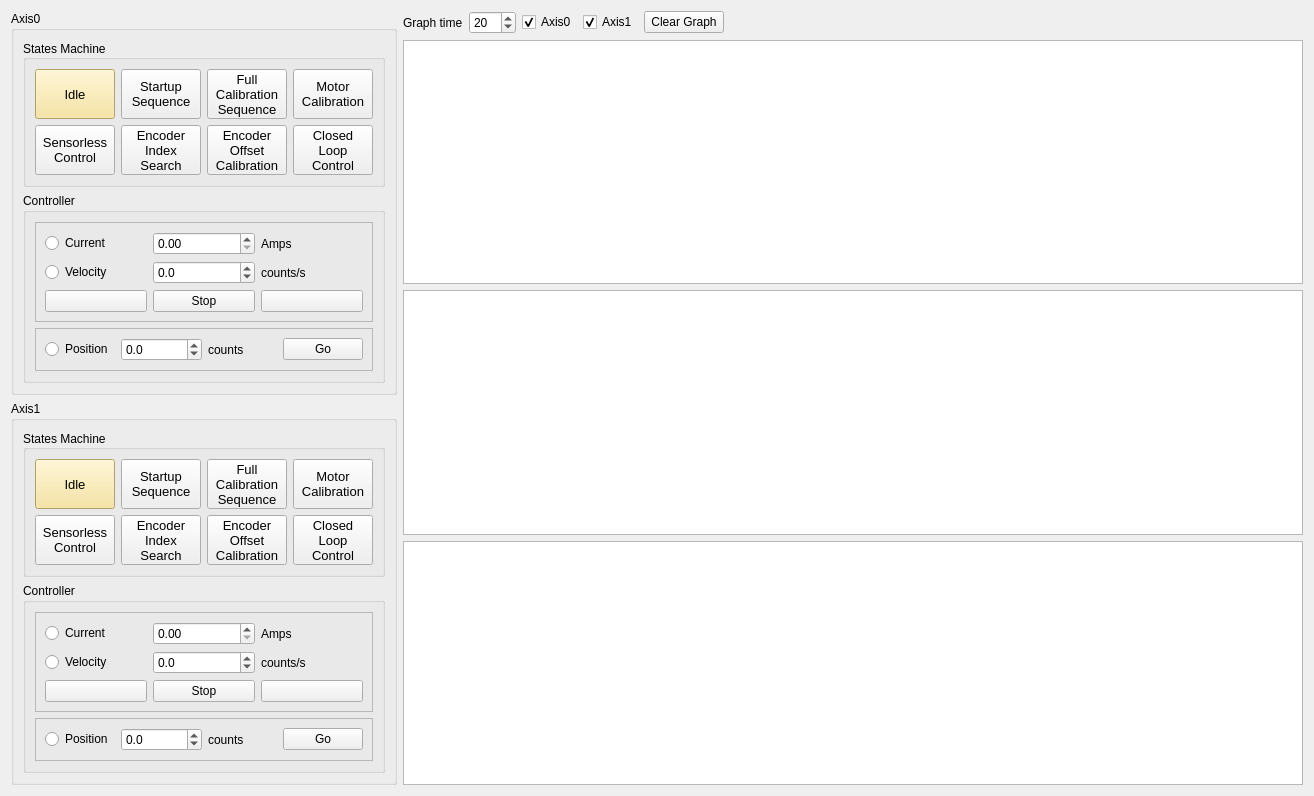
        <widget class="QWidget" name="controlTab">
         <attribute name="title">
          <string>Control</string>
         </attribute>
         <layout class="QGridLayout" name="gridLayout_12">
          <item row="1" column="0" rowspan="2">
           <widget class="QGroupBox" name="groupBox_14">
            <property name="title">
             <string>Axis1</string>
            </property>
            <layout class="QGridLayout" name="gridLayout_117">
             <item row="0" column="0">
              <widget class="QGroupBox" name="axis1_groupBox_statesMachine">
               <property name="title">
                <string>States Machine</string>
               </property>
               <property name="alignment">
                <set>Qt::AlignLeading|Qt::AlignLeft|Qt::AlignVCenter</set>
               </property>
               <layout class="QGridLayout" name="gridLayout_77">
                <item row="0" column="0">
                 <layout class="QGridLayout" name="gridLayout_78">
                  <item row="0" column="0">
                   <widget class="QPushButton" name="axis1_pushButton_idle">
                    <property name="minimumSize">
                     <size>
                      <width>80</width>
                      <height>50</height>
                     </size>
                    </property>
                    <property name="maximumSize">
                     <size>
                      <width>80</width>
                      <height>50</height>
                     </size>
                    </property>
                    <property name="font">
                     <font>
                      <pointsize>10</pointsize>
                     </font>
                    </property>
                    <property name="autoFillBackground">
                     <bool>false</bool>
                    </property>
                    <property name="styleSheet">
                     <string notr="true">background-color: rgb(246, 224, 143);</string>
                    </property>
                    <property name="text">
                     <string>Idle</string>
                    </property>
                   </widget>
                  </item>
                  <item row="0" column="1">
                   <widget class="QPushButton" name="axis1_pushButton_startupSequence">
                    <property name="minimumSize">
                     <size>
                      <width>80</width>
                      <height>50</height>
                     </size>
                    </property>
                    <property name="maximumSize">
                     <size>
                      <width>80</width>
                      <height>50</height>
                     </size>
                    </property>
                    <property name="font">
                     <font>
                      <pointsize>10</pointsize>
                     </font>
                    </property>
                    <property name="text">
                     <string>Startup
Sequence</string>
                    </property>
                   </widget>
                  </item>
                  <item row="1" column="1">
                   <widget class="QPushButton" name="axis1_pushButton_encoderIndexSearch">
                    <property name="minimumSize">
                     <size>
                      <width>80</width>
                      <height>50</height>
                     </size>
                    </property>
                    <property name="maximumSize">
                     <size>
                      <width>80</width>
                      <height>50</height>
                     </size>
                    </property>
                    <property name="font">
                     <font>
                      <pointsize>10</pointsize>
                     </font>
                    </property>
                    <property name="text">
                     <string>Encoder
Index
Search</string>
                    </property>
                   </widget>
                  </item>
                  <item row="0" column="2">
                   <widget class="QPushButton" name="axis1_pushButton_fullCalibrationSequence">
                    <property name="minimumSize">
                     <size>
                      <width>80</width>
                      <height>50</height>
                     </size>
                    </property>
                    <property name="maximumSize">
                     <size>
                      <width>80</width>
                      <height>50</height>
                     </size>
                    </property>
                    <property name="font">
                     <font>
                      <pointsize>10</pointsize>
                     </font>
                    </property>
                    <property name="text">
                     <string>Full
Calibration
Sequence</string>
                    </property>
                   </widget>
                  </item>
                  <item row="0" column="3">
                   <widget class="QPushButton" name="axis1_pushButton_motorCalibration">
                    <property name="minimumSize">
                     <size>
                      <width>80</width>
                      <height>50</height>
                     </size>
                    </property>
                    <property name="maximumSize">
                     <size>
                      <width>80</width>
                      <height>50</height>
                     </size>
                    </property>
                    <property name="font">
                     <font>
                      <pointsize>10</pointsize>
                     </font>
                    </property>
                    <property name="text">
                     <string>Motor
Calibration</string>
                    </property>
                   </widget>
                  </item>
                  <item row="1" column="0">
                   <widget class="QPushButton" name="axis1_pushButton_sensorlessControl">
                    <property name="minimumSize">
                     <size>
                      <width>80</width>
                      <height>50</height>
                     </size>
                    </property>
                    <property name="maximumSize">
                     <size>
                      <width>80</width>
                      <height>50</height>
                     </size>
                    </property>
                    <property name="font">
                     <font>
                      <pointsize>10</pointsize>
                     </font>
                    </property>
                    <property name="text">
                     <string>Sensorless
Control</string>
                    </property>
                   </widget>
                  </item>
                  <item row="1" column="2">
                   <widget class="QPushButton" name="axis1_pushButton_encoderOffsetCalibration">
                    <property name="minimumSize">
                     <size>
                      <width>80</width>
                      <height>50</height>
                     </size>
                    </property>
                    <property name="maximumSize">
                     <size>
                      <width>80</width>
                      <height>50</height>
                     </size>
                    </property>
                    <property name="font">
                     <font>
                      <pointsize>10</pointsize>
                     </font>
                    </property>
                    <property name="text">
                     <string>Encoder
Offset
Calibration</string>
                    </property>
                   </widget>
                  </item>
                  <item row="1" column="3">
                   <widget class="QPushButton" name="axis1_pushButton_closedLoopControl">
                    <property name="minimumSize">
                     <size>
                      <width>80</width>
                      <height>50</height>
                     </size>
                    </property>
                    <property name="maximumSize">
                     <size>
                      <width>80</width>
                      <height>50</height>
                     </size>
                    </property>
                    <property name="font">
                     <font>
                      <pointsize>10</pointsize>
                     </font>
                    </property>
                    <property name="text">
                     <string>Closed
Loop
Control</string>
                    </property>
                   </widget>
                  </item>
                 </layout>
                </item>
               </layout>
              </widget>
             </item>
             <item row="1" column="0">
              <widget class="QGroupBox" name="groupBox_controller_2">
               <property name="title">
                <string>Controller</string>
               </property>
               <layout class="QGridLayout" name="gridLayout_110">
                <item row="2" column="0" colspan="2">
                 <widget class="QFrame" name="frame_2">
                  <property name="frameShape">
                   <enum>QFrame::StyledPanel</enum>
                  </property>
                  <property name="frameShadow">
                   <enum>QFrame::Raised</enum>
                  </property>
                  <layout class="QGridLayout" name="gridLayout_115">
                   <item row="1" column="2">
                    <widget class="QLabel" name="label_10">
                     <property name="text">
                      <string>counts/s</string>
                     </property>
                    </widget>
                   </item>
                   <item row="2" column="0">
                    <widget class="QPushButton" name="axis1Backward_pushButton">
                     <property name="text">
                      <string/>
                     </property>
                     <property name="icon">
                      <iconset>
                       <normaloff>Icons/Left.png</normaloff>Icons/Left.png</iconset>
                     </property>
                    </widget>
                   </item>
                   <item row="2" column="1">
                    <widget class="QPushButton" name="axis1Stop_pushButton">
                     <property name="text">
                      <string>Stop</string>
                     </property>
                    </widget>
                   </item>
                   <item row="2" column="2">
                    <widget class="QPushButton" name="axis1Forward_pushButton">
                     <property name="text">
                      <string/>
                     </property>
                     <property name="icon">
                      <iconset>
                       <normaloff>Icons/Right.png</normaloff>Icons/Right.png</iconset>
                     </property>
                    </widget>
                   </item>
                   <item row="1" column="1">
                    <widget class="QDoubleSpinBox" name="axis1Velocity_doubleSpinBox">
                     <property name="decimals">
                      <number>1</number>
                     </property>
                     <property name="minimum">
                      <double>-1000000.000000000000000</double>
                     </property>
                     <property name="maximum">
                      <double>1000000.000000000000000</double>
                     </property>
                     <property name="singleStep">
                      <double>1024.000000000000000</double>
                     </property>
                    </widget>
                   </item>
                   <item row="1" column="0">
                    <widget class="QRadioButton" name="axis1Velocity_radioButton">
                     <property name="text">
                      <string>Velocity</string>
                     </property>
                     <attribute name="buttonGroup">
                      <string notr="true">buttonGroup_14</string>
                     </attribute>
                    </widget>
                   </item>
                   <item row="0" column="0">
                    <widget class="QRadioButton" name="axis1Current_radioButton">
                     <property name="text">
                      <string>Current</string>
                     </property>
                     <attribute name="buttonGroup">
                      <string notr="true">buttonGroup_14</string>
                     </attribute>
                    </widget>
                   </item>
                   <item row="0" column="1">
                    <widget class="QDoubleSpinBox" name="axis1Current_doubleSpinBox">
                     <property name="singleStep">
                      <double>0.100000000000000</double>
                     </property>
                    </widget>
                   </item>
                   <item row="0" column="2">
                    <widget class="QLabel" name="label_11">
                     <property name="text">
                      <string>Amps</string>
                     </property>
                    </widget>
                   </item>
                  </layout>
                 </widget>
                </item>
                <item row="5" column="0" colspan="2">
                 <widget class="QFrame" name="frame_7">
                  <property name="frameShape">
                   <enum>QFrame::StyledPanel</enum>
                  </property>
                  <property name="frameShadow">
                   <enum>QFrame::Raised</enum>
                  </property>
                  <layout class="QGridLayout" name="gridLayout_116">
                   <item row="0" column="2">
                    <widget class="QLabel" name="label_12">
                     <property name="text">
                      <string>counts</string>
                     </property>
                    </widget>
                   </item>
                   <item row="0" column="1">
                    <widget class="QDoubleSpinBox" name="axis1Position_doubleSpinBox">
                     <property name="decimals">
                      <number>1</number>
                     </property>
                     <property name="minimum">
                      <double>-100000.000000000000000</double>
                     </property>
                     <property name="maximum">
                      <double>100000.000000000000000</double>
                     </property>
                     <property name="singleStep">
                      <double>1024.000000000000000</double>
                     </property>
                    </widget>
                   </item>
                   <item row="0" column="0">
                    <widget class="QRadioButton" name="axis1Position_radioButton">
                     <property name="text">
                      <string>Position</string>
                     </property>
                     <attribute name="buttonGroup">
                      <string notr="true">buttonGroup_14</string>
                     </attribute>
                    </widget>
                   </item>
                   <item row="0" column="3">
                    <widget class="QPushButton" name="axis1PositionGo_pushButton">
                     <property name="text">
                      <string>Go</string>
                     </property>
                    </widget>
                   </item>
                  </layout>
                 </widget>
                </item>
               </layout>
              </widget>
             </item>
            </layout>
           </widget>
          </item>
          <item row="0" column="0">
           <widget class="QGroupBox" name="groupBox_13">
            <property name="enabled">
             <bool>true</bool>
            </property>
            <property name="title">
             <string>Axis0</string>
            </property>
            <layout class="QGridLayout" name="gridLayout_21">
             <item row="0" column="0" colspan="2" alignment="Qt::AlignTop">
              <widget class="QGroupBox" name="groupBox_statesMachine">
               <property name="enabled">
                <bool>true</bool>
               </property>
               <property name="title">
                <string>States Machine</string>
               </property>
               <property name="alignment">
                <set>Qt::AlignLeading|Qt::AlignLeft|Qt::AlignVCenter</set>
               </property>
               <layout class="QGridLayout" name="gridLayout_4">
                <item row="0" column="0">
                 <layout class="QGridLayout" name="gridLayout_3">
                  <item row="0" column="0">
                   <widget class="QPushButton" name="axis0_pushButton_idle">
                    <property name="minimumSize">
                     <size>
                      <width>0</width>
                      <height>0</height>
                     </size>
                    </property>
                    <property name="maximumSize">
                     <size>
                      <width>80</width>
                      <height>50</height>
                     </size>
                    </property>
                    <property name="font">
                     <font>
                      <pointsize>10</pointsize>
                      <weight>50</weight>
                      <bold>false</bold>
                     </font>
                    </property>
                    <property name="mouseTracking">
                     <bool>false</bool>
                    </property>
                    <property name="autoFillBackground">
                     <bool>false</bool>
                    </property>
                    <property name="styleSheet">
                     <string notr="true">background-color: rgb(246, 224, 143);</string>
                    </property>
                    <property name="text">
                     <string>Idle</string>
                    </property>
                   </widget>
                  </item>
                  <item row="0" column="1">
                   <widget class="QPushButton" name="axis0_pushButton_startupSequence">
                    <property name="minimumSize">
                     <size>
                      <width>0</width>
                      <height>0</height>
                     </size>
                    </property>
                    <property name="maximumSize">
                     <size>
                      <width>80</width>
                      <height>50</height>
                     </size>
                    </property>
                    <property name="font">
                     <font>
                      <pointsize>10</pointsize>
                     </font>
                    </property>
                    <property name="text">
                     <string>Startup
Sequence</string>
                    </property>
                   </widget>
                  </item>
                  <item row="1" column="1">
                   <widget class="QPushButton" name="axis0_pushButton_encoderIndexSearch">
                    <property name="minimumSize">
                     <size>
                      <width>0</width>
                      <height>0</height>
                     </size>
                    </property>
                    <property name="maximumSize">
                     <size>
                      <width>80</width>
                      <height>50</height>
                     </size>
                    </property>
                    <property name="font">
                     <font>
                      <pointsize>10</pointsize>
                     </font>
                    </property>
                    <property name="text">
                     <string>Encoder
Index
Search</string>
                    </property>
                   </widget>
                  </item>
                  <item row="0" column="2">
                   <widget class="QPushButton" name="axis0_pushButton_fullCalibrationSequence">
                    <property name="minimumSize">
                     <size>
                      <width>0</width>
                      <height>0</height>
                     </size>
                    </property>
                    <property name="maximumSize">
                     <size>
                      <width>80</width>
                      <height>50</height>
                     </size>
                    </property>
                    <property name="font">
                     <font>
                      <pointsize>10</pointsize>
                     </font>
                    </property>
                    <property name="text">
                     <string>Full
Calibration
Sequence</string>
                    </property>
                   </widget>
                  </item>
                  <item row="0" column="3">
                   <widget class="QPushButton" name="axis0_pushButton_motorCalibration">
                    <property name="minimumSize">
                     <size>
                      <width>0</width>
                      <height>0</height>
                     </size>
                    </property>
                    <property name="maximumSize">
                     <size>
                      <width>80</width>
                      <height>50</height>
                     </size>
                    </property>
                    <property name="font">
                     <font>
                      <pointsize>10</pointsize>
                     </font>
                    </property>
                    <property name="text">
                     <string>Motor
Calibration</string>
                    </property>
                   </widget>
                  </item>
                  <item row="1" column="0">
                   <widget class="QPushButton" name="axis0_pushButton_sensorlessControl">
                    <property name="minimumSize">
                     <size>
                      <width>0</width>
                      <height>0</height>
                     </size>
                    </property>
                    <property name="maximumSize">
                     <size>
                      <width>80</width>
                      <height>50</height>
                     </size>
                    </property>
                    <property name="font">
                     <font>
                      <pointsize>10</pointsize>
                     </font>
                    </property>
                    <property name="text">
                     <string>Sensorless
Control</string>
                    </property>
                   </widget>
                  </item>
                  <item row="1" column="2">
                   <widget class="QPushButton" name="axis0_pushButton_encoderOffsetCalibration">
                    <property name="minimumSize">
                     <size>
                      <width>0</width>
                      <height>0</height>
                     </size>
                    </property>
                    <property name="maximumSize">
                     <size>
                      <width>80</width>
                      <height>50</height>
                     </size>
                    </property>
                    <property name="font">
                     <font>
                      <pointsize>10</pointsize>
                     </font>
                    </property>
                    <property name="text">
                     <string>Encoder
Offset
Calibration</string>
                    </property>
                   </widget>
                  </item>
                  <item row="1" column="3">
                   <widget class="QPushButton" name="axis0_pushButton_closedLoopControl">
                    <property name="minimumSize">
                     <size>
                      <width>0</width>
                      <height>0</height>
                     </size>
                    </property>
                    <property name="maximumSize">
                     <size>
                      <width>80</width>
                      <height>50</height>
                     </size>
                    </property>
                    <property name="font">
                     <font>
                      <pointsize>10</pointsize>
                     </font>
                    </property>
                    <property name="text">
                     <string>Closed
Loop
Control</string>
                    </property>
                   </widget>
                  </item>
                 </layout>
                </item>
               </layout>
              </widget>
             </item>
             <item row="2" column="0" colspan="2">
              <widget class="QGroupBox" name="groupBox_controller">
               <property name="title">
                <string>Controller</string>
               </property>
               <layout class="QGridLayout" name="gridLayout_5">
                <item row="2" column="0" colspan="2">
                 <widget class="QFrame" name="frame">
                  <property name="frameShape">
                   <enum>QFrame::StyledPanel</enum>
                  </property>
                  <property name="frameShadow">
                   <enum>QFrame::Raised</enum>
                  </property>
                  <layout class="QGridLayout" name="gridLayout_23">
                   <item row="1" column="2">
                    <widget class="QLabel" name="label_4">
                     <property name="text">
                      <string>counts/s</string>
                     </property>
                    </widget>
                   </item>
                   <item row="2" column="0">
                    <widget class="QPushButton" name="axis0Backward_pushButton">
                     <property name="text">
                      <string/>
                     </property>
                     <property name="icon">
                      <iconset>
                       <normaloff>Icons/Left.png</normaloff>Icons/Left.png</iconset>
                     </property>
                    </widget>
                   </item>
                   <item row="2" column="1">
                    <widget class="QPushButton" name="axis0Stop_pushButton">
                     <property name="text">
                      <string>Stop</string>
                     </property>
                    </widget>
                   </item>
                   <item row="2" column="2">
                    <widget class="QPushButton" name="axis0Forward_pushButton">
                     <property name="text">
                      <string/>
                     </property>
                     <property name="icon">
                      <iconset>
                       <normaloff>Icons/Right.png</normaloff>Icons/Right.png</iconset>
                     </property>
                    </widget>
                   </item>
                   <item row="1" column="1">
                    <widget class="QDoubleSpinBox" name="axis0Velocity_doubleSpinBox">
                     <property name="decimals">
                      <number>1</number>
                     </property>
                     <property name="minimum">
                      <double>-1000000.000000000000000</double>
                     </property>
                     <property name="maximum">
                      <double>1000000.000000000000000</double>
                     </property>
                     <property name="singleStep">
                      <double>1024.000000000000000</double>
                     </property>
                    </widget>
                   </item>
                   <item row="1" column="0">
                    <widget class="QRadioButton" name="axis0Velocity_radioButton">
                     <property name="text">
                      <string>Velocity</string>
                     </property>
                     <attribute name="buttonGroup">
                      <string notr="true">buttonGroup_13</string>
                     </attribute>
                    </widget>
                   </item>
                   <item row="0" column="0">
                    <widget class="QRadioButton" name="axis0Current_radioButton">
                     <property name="text">
                      <string>Current</string>
                     </property>
                     <attribute name="buttonGroup">
                      <string notr="true">buttonGroup_13</string>
                     </attribute>
                    </widget>
                   </item>
                   <item row="0" column="1">
                    <widget class="QDoubleSpinBox" name="axis0Current_doubleSpinBox">
                     <property name="singleStep">
                      <double>0.100000000000000</double>
                     </property>
                    </widget>
                   </item>
                   <item row="0" column="2">
                    <widget class="QLabel" name="label_3">
                     <property name="text">
                      <string>Amps</string>
                     </property>
                    </widget>
                   </item>
                  </layout>
                 </widget>
                </item>
                <item row="5" column="0" colspan="2">
                 <widget class="QFrame" name="frame_3">
                  <property name="frameShape">
                   <enum>QFrame::StyledPanel</enum>
                  </property>
                  <property name="frameShadow">
                   <enum>QFrame::Raised</enum>
                  </property>
                  <layout class="QGridLayout" name="gridLayout_111">
                   <item row="0" column="2">
                    <widget class="QLabel" name="label_5">
                     <property name="text">
                      <string>counts</string>
                     </property>
                    </widget>
                   </item>
                   <item row="0" column="1">
                    <widget class="QDoubleSpinBox" name="axis0Position_doubleSpinBox">
                     <property name="decimals">
                      <number>1</number>
                     </property>
                     <property name="minimum">
                      <double>-100000.000000000000000</double>
                     </property>
                     <property name="maximum">
                      <double>100000.000000000000000</double>
                     </property>
                     <property name="singleStep">
                      <double>1024.000000000000000</double>
                     </property>
                    </widget>
                   </item>
                   <item row="0" column="0">
                    <widget class="QRadioButton" name="axis0Position_radioButton">
                     <property name="text">
                      <string>Position</string>
                     </property>
                     <attribute name="buttonGroup">
                      <string notr="true">buttonGroup_13</string>
                     </attribute>
                    </widget>
                   </item>
                   <item row="0" column="3">
                    <widget class="QPushButton" name="axis0PositionGo_pushButton">
                     <property name="text">
                      <string>Go</string>
                     </property>
                    </widget>
                   </item>
                  </layout>
                 </widget>
                </item>
               </layout>
              </widget>
             </item>
            </layout>
           </widget>
          </item>
          <item row="0" column="1" rowspan="3">
           <layout class="QVBoxLayout" name="verticalLayout">
            <item>
             <layout class="QHBoxLayout" name="horizontalLayout_2">
              <item>
               <widget class="QLabel" name="label">
                <property name="text">
                 <string>Graph time</string>
                </property>
               </widget>
              </item>
              <item>
               <widget class="QSpinBox" name="spinBox_graphTime">
                <property name="minimum">
                 <number>1</number>
                </property>
                <property name="maximum">
                 <number>600</number>
                </property>
                <property name="value">
                 <number>20</number>
                </property>
               </widget>
              </item>
              <item>
               <widget class="QCheckBox" name="showAxis0_checkBox">
                <property name="text">
                 <string>Axis0</string>
                </property>
                <property name="checked">
                 <bool>true</bool>
                </property>
               </widget>
              </item>
              <item>
               <widget class="QCheckBox" name="showAxis1_checkBox">
                <property name="enabled">
                 <bool>true</bool>
                </property>
                <property name="text">
                 <string>Axis1</string>
                </property>
                <property name="checked">
                 <bool>true</bool>
                </property>
               </widget>
              </item>
              <item>
               <widget class="QPushButton" name="clearGraph_pushButton">
                <property name="text">
                 <string>Clear Graph</string>
                </property>
               </widget>
              </item>
              <item>
               <spacer name="horizontalSpacer_6">
                <property name="orientation">
                 <enum>Qt::Horizontal</enum>
                </property>
                <property name="sizeHint" stdset="0">
                 <size>
                  <width>40</width>
                  <height>20</height>
                 </size>
                </property>
               </spacer>
              </item>
             </layout>
            </item>
            <item>
             <widget class="PlotWidget" name="plotWidget_velocity">
              <property name="styleSheet">
               <string notr="true"/>
              </property>
             </widget>
            </item>
            <item>
             <widget class="PlotWidget" name="plotWidget_current">
              <property name="minimumSize">
               <size>
                <width>900</width>
                <height>0</height>
               </size>
              </property>
             </widget>
            </item>
            <item>
             <widget class="PlotWidget" name="plotWidget_position"/>
            </item>
           </layout>
          </item>
         </layout>
        </widget>
